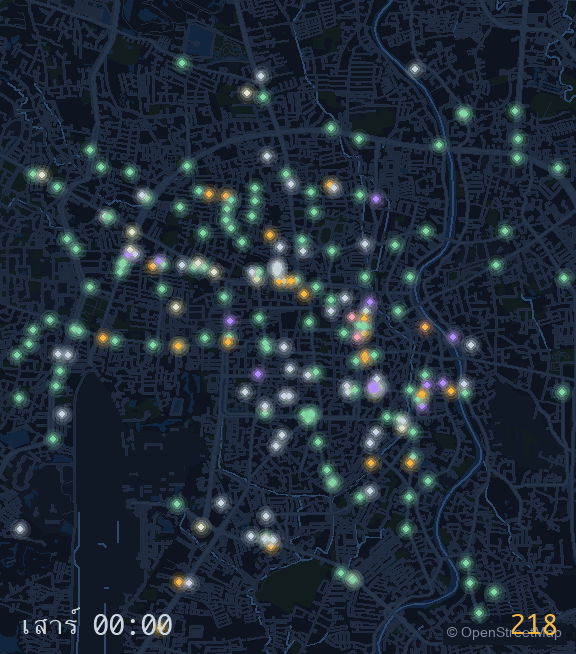
#> input picture assets/nitnoy.gif, 576 x 654 px
$ python make_what_gifs.py
#> lines starting #> are read from the running program, lines starting #| are printed output that depends on the picture
#!/usr/bin/env python3
"""Web-weight copies of the two demo loops, for what.html — assets/show/*.gif.

what.html is the page people are *sent*, which means it is opened on a phone,
on mobile data, in the middle of a conversation. assets/nitnoy.gif is 876 KB
and assets/plan-afternoon.gif is 189 KB at full size — a megabyte of loops on
a page whose whole job is to load before the reader loses interest.

So this makes smaller copies: half the frames for the day loop (a half-hour
step reads the same as a quarter-hour one when the city is the subject),
narrower pixels for both, and a shared 128-colour palette. Nothing is redrawn
here and no frame is invented — these are the same pictures the makers drew
from data/open_lamps.json and the road graph, only lighter.

The originals stay the originals: make_nitnoy_gif.py and make_plan_demo.py own
those, and this script refuses to run if they have not been made yet.

    python3 make_what_gifs.py

Run before build.py, which copies assets/show/ into docs/show/.
"""
import sys
from pathlib import Path

ROOT = Path(__file__).resolve().parent
OUT = ROOT / "assets" / "show"

try:
    from PIL import Image
except ImportError:
    print("make_what_gifs: Pillow not installed — skipped "
          "(pip3 install --user Pillow)")
    sys.exit(0)

# (source, destination, target width, keep every Nth frame, palette size)
# The day loop is the expensive one: a thousand lights twinkling means almost
# every pixel changes between frames, so delta encoding saves little and the
# size has to come out of frames, pixels and colours instead. Every third
# frame is a 90-minute step, which still reads as a day passing. Measured:
# 877 KB at full rate, ~520 KB here.
JOBS = [
    ("nitnoy.gif", "day.gif", 400, 3, 96),
    ("plan-afternoon.gif", "plan.gif", 470, 1, 128),
]


def shrink(src, dst, width, step, colors):
#> called with width = 400, step = 3, colors = 96
    with Image.open(src) as im:
#> im is the input picture: PIL image 576x654 P; mean R, G, B 30.9, 42.8, 56.2
        n = getattr(im, "n_frames", 1)
#> n = 48
        durations, frames = [], []
        for i in range(0, n, step):
            im.seek(i)
            # Frame duration is per-frame in a GIF, so dropping every other
            # frame without adding its time back speeds the loop up. The kept
            # frame inherits the time of the ones it replaces.
            d = 0
            for j in range(i, min(i + step, n)):
                im.seek(j)
                d += im.info.get("duration", 100)
            im.seek(i)
            f = im.convert("RGB")
            h = round(f.height * width / f.width)
            frames.append(f.resize((width, h), Image.LANCZOS))
            durations.append(d)
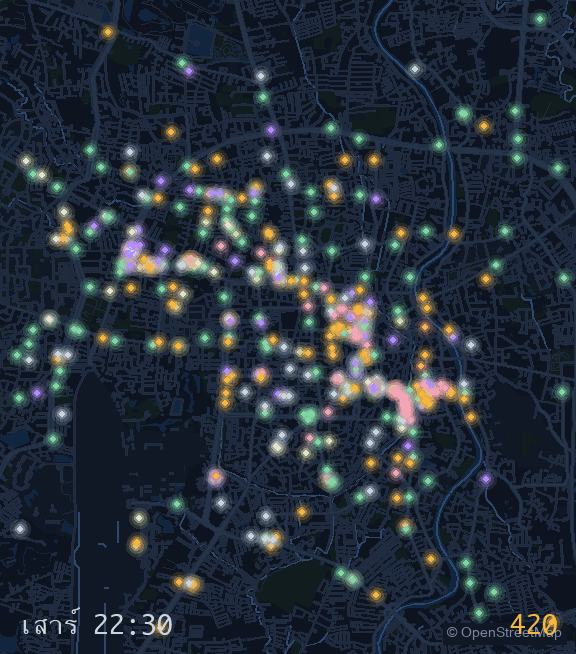
#> f: PIL image 576x654 RGB; mean R, G, B 37.6, 47.2, 58.8
#> after the loop, durations = [330, 330, 330, 330, 330, 330, 330, 330, 330, 330, 330, 330, 330, 330, 330, 330]; frames = 16 items
    if not frames:
        return None
    # One palette for the whole loop: a per-frame palette makes the ground
    # shimmer between frames, which on the day loop reads as the map itself
    # flickering rather than the shops opening.
    #
    # The palette is read from every frame stacked together, not from the
    # first one. Built from frame 0 it was sampled at midnight, when 218
    # places are open and nearly all of them are green — so the oranges of
    # the lunch hour and the purples of the bars had nowhere to land and the
    # whole day came out green. On this loop the colours ARE the meaning:
    # each one is a kind of place, so losing them loses the picture.
    strip = Image.new("RGB", (frames[0].width, frames[0].height * len(frames)))
#> strip: PIL image 400x7264 RGB; every value is 0
    for i, f in enumerate(frames):
        strip.paste(f, (0, i * f.height))
#> this loop made 16 passes
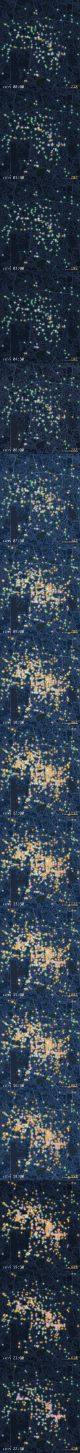
#> strip: PIL image 400x7264 RGB (shown at 1/5 size); mean R, G, B 50.3, 63.2, 76.6
    pal = strip.quantize(colors=colors, method=Image.Quantize.MEDIANCUT)
    conv = [f.quantize(palette=pal, dither=Image.Dither.NONE) for f in frames]
#> conv = 16 items
    # No disposal setting on purpose. "Restore to background" forces every
    # frame to be stored whole, which turned a 877 KB loop into 2.9 MB the
    # first time this ran; leaving it alone lets the writer store only the
    # rectangle that actually changed between frames.
    conv[0].save(dst, save_all=True, append_images=conv[1:],
                 duration=durations, loop=0, optimize=True)
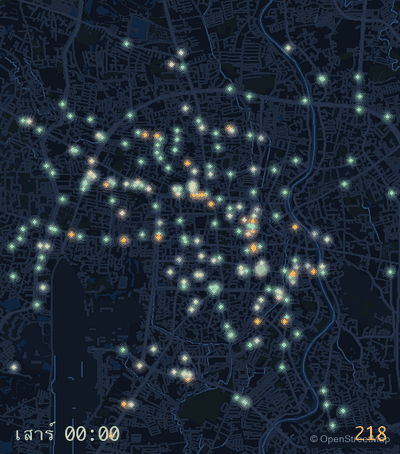
#> saved as day.gif: PIL image 400x454 P; mean R, G, B 30.5, 41.3, 55
    return dst


def main():
    OUT.mkdir(parents=True, exist_ok=True)
    made = 0
    for src_name, dst_name, width, step, colors in JOBS:
        src = ROOT / "assets" / src_name
        if not src.exists():
            print("  ! %s missing — run its own maker first, skipped" % src_name)
            continue
        dst = OUT / dst_name
        shrink(src, dst, width, step, colors)
        print("  %-18s %6.0f KB -> %-9s %6.0f KB"
              % (src_name, src.stat().st_size / 1024,
                 dst_name, dst.stat().st_size / 1024))
        made += 1
#> pass 2 of the loop in main, `for src_name, dst_name, width, step, colors in JOBS:`:
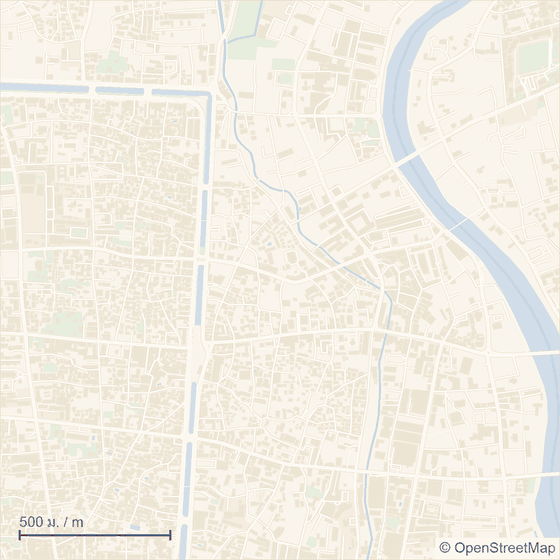
#> input picture assets/plan-afternoon.gif, 560 x 560 px
#> in shrink, im is the input picture: PIL image 560x560 P; mean R, G, B 242.4, 237.8, 227.4
#> n = 40
#> after the loop in shrink (call 2), `for i in range(0, n, step):`:
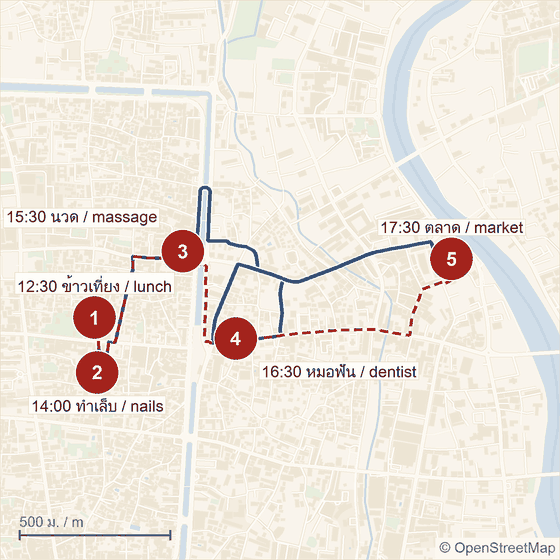
#> f: PIL image 560x560 RGB; mean R, G, B 238.1, 230.8, 221.3
#> after the loop in shrink (call 2), `for i in range(0, n, step):`: durations = 40 values, max 2060 at index 39, min 60 at index 16, mean 165.8; frames = 40 items
#> the loop in shrink (call 2), `for i, f in enumerate(frames):` made 40 passes
#> after the loop in shrink (call 2), `for i, f in enumerate(frames):`:
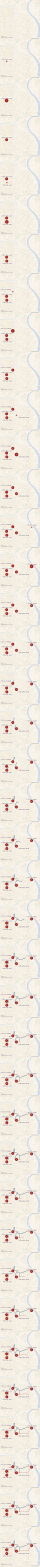
#> strip: PIL image 470x18800 RGB (shown at 1/12 size); mean R, G, B 239.3, 232.6, 222.9
#> pal: PIL image 470x18800 P
    if not made:
        sys.exit("no source loops found in assets/ — nothing made.")


if __name__ == "__main__":
    main()
